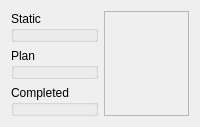
                     <widget class="QWidget" name="charts" >
                      <layout class="QGridLayout" name="gridLayout_14" >
                       <item row="0" column="0" >
                        <widget class="QGroupBox" name="static_groupBox" >
                         <property name="title" >
                          <string>Static</string>
                         </property>
                        </widget>
                       </item>
                       <item rowspan="3" row="0" column="1" >
                        <widget class="QFrame" name="toothProps_frame" >
                         <property name="sizePolicy" >
                          <sizepolicy vsizetype="Preferred" hsizetype="Minimum" >
                           <horstretch>0</horstretch>
                           <verstretch>0</verstretch>
                          </sizepolicy>
                         </property>
                         <property name="maximumSize" >
                          <size>
                           <width>180</width>
                           <height>16777215</height>
                          </size>
                         </property>
                         <property name="frameShape" >
                          <enum>QFrame::StyledPanel</enum>
                         </property>
                         <property name="frameShadow" >
                          <enum>QFrame::Raised</enum>
                         </property>
                        </widget>
                       </item>
                       <item row="1" column="0" >
                        <widget class="QGroupBox" name="plan_groupBox" >
                         <property name="title" >
                          <string>Plan</string>
                         </property>
                        </widget>
                       </item>
                       <item row="2" column="0" >
                        <widget class="QGroupBox" name="completed_groupBox" >
                         <property name="title" >
                          <string>Completed</string>
                         </property>
                        </widget>
                       </item>
                      </layout>
                     </widget>
